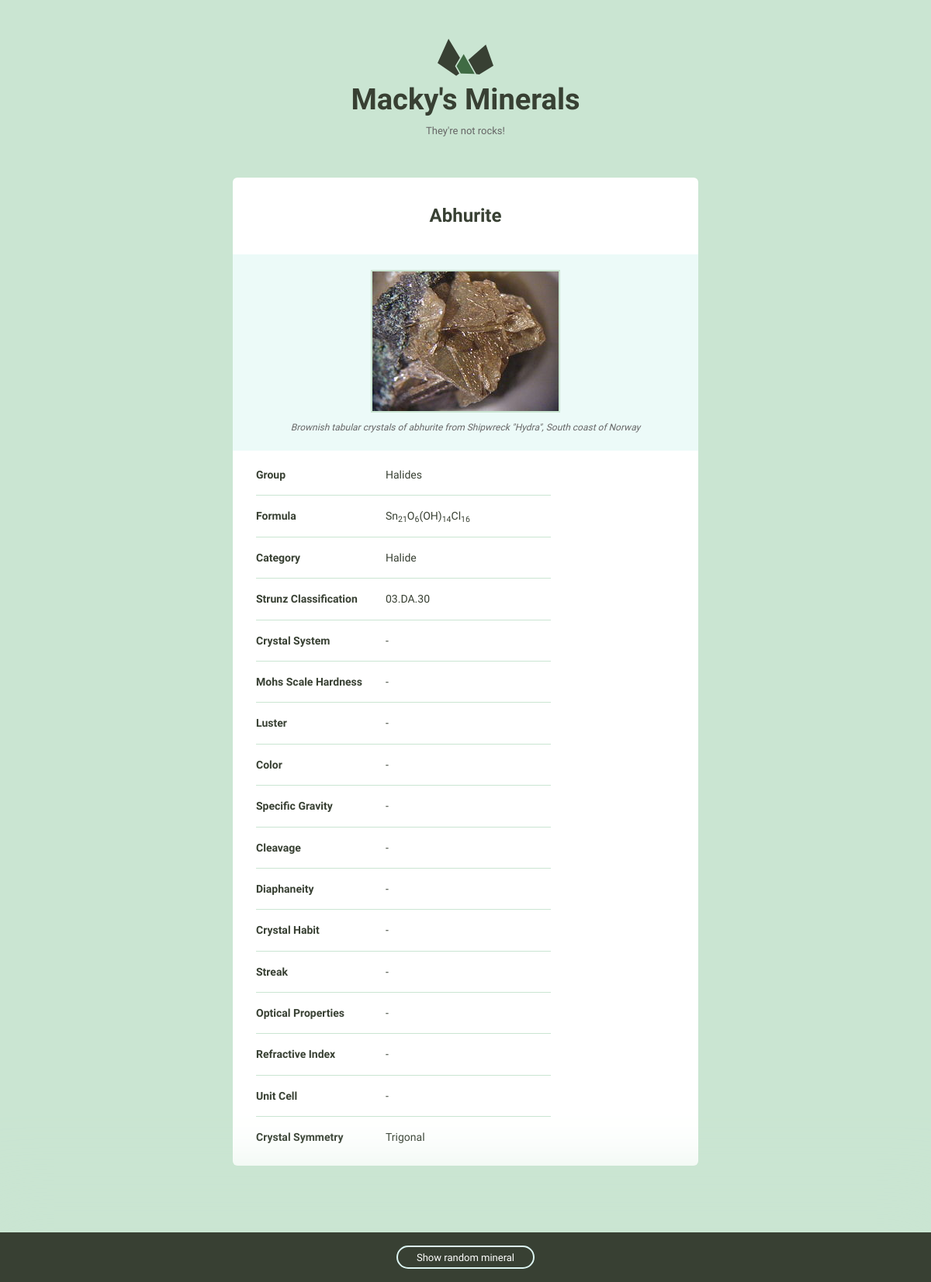
Page /minerals/3 on the committed database.
### minerals/models.py (models this page shows, shortened)
class Mineral(models.Model):
    name = models.CharField(max_length=255,)
    image_filename = models.CharField(max_length=255)
    image_caption = models.CharField(max_length=255)
    category = models.CharField(max_length=255)
    formula = models.CharField(max_length=255)
    strunz_classification = models.CharField(
        max_length=255)
    color = models.CharField(max_length=255)
    crystal_system = models.CharField(max_length=255)
    unit_cell = models.CharField(max_length=255)
    crystal_symmetry = models.CharField(max_length=255)
    cleavage = models.CharField(max_length=255)
    mohs_scale_hardness = models.CharField(
        max_length=255)
    luster = models.CharField(max_length=255)
    streak = models.CharField(max_length=255)
    diaphaneity = models.CharField(max_length=255)
    optical_properties = models.CharField(
        max_length=255)
    refractive_index = models.CharField(max_length=255)
    crystal_habit = models.CharField(max_length=255)
    specific_gravity = models.CharField(max_length=255)
    group = models.CharField(max_length=255)

### minerals/views.py (the view)
# urls.py: path('<int:pk>', views.mineral_detail, name='mineral_detail'),
def mineral_detail(request, pk):
    minerals = Mineral.objects.values().all()
    field_count = {}
    for mineral in minerals:
        for key, value in mineral.items():
            if value != '' and key != 'id':
                try:
                    field_count[key] = field_count[key] + 1
                except KeyError:
                    field_count[key] = 1
    mineral = Mineral.objects.values().get(pk=pk)
    field_count = OrderedDict(
        sorted(field_count.items(), key=lambda x: x[1], reverse=True))
    return render(request, 'mineral_detail.html',
                  {'mineral': mineral,
                   'detail': True,
                   'field_count': field_count})

### minerals/templatetags/mineral_extras.py (called while the page is built)
@register.filter
def replace_underscores_with_space(key):
    return ' '.join(key.split('_'))

@register.simple_tag
def generate_random_num():
    mineral_count = Mineral.objects.all().count()
    return randint(1, mineral_count)

@register.filter
def get_dict_value(obj, key):
    try:
        if obj[key] != '':
            return obj[key]
        else:
            return '-'
    except KeyError:
        return ''

### minerals/templates/mineral_detail.html
{% extends "layout.html" %}
{% load static from staticfiles %}
{% load mineral_extras %}
{% block content %}
  <h1 class="mineral__name">{{ mineral.name }}</h1>
  <div class="mineral__image-bg">
    {% with 'images/'|add:mineral.name|add:'.jpg' as mineral_image %}
      <img class="mineral__image" src="{% static mineral_image %}">
    {% endwith %}
    <p class="mineral__caption">{{ mineral.image_caption }}</p>
  </div>
  <div class="mineral__table-container">
    <table class="mineral__table">
      {% for key in field_count.keys %}
        {% if key != 'id' and key != 'image_caption' and key != 'image_filename' and key != 'name' %}
          <tr>
            <td class="mineral__category">{{ key|replace_underscores_with_space|title }}</td>
            <td {% if key is 'formula' %}class="mineral__formula"{% endif %}>
              {{ mineral|get_dict_value:key|safe }}
            </td>
          </tr>
        {% endif %}
      {% endfor %}
    </table>
  </div>
{% endblock %}

### minerals/static/css/global.css (style rules this page uses)
html { font-family: sans-serif; -ms-text-size-adjust: 100%; -webkit-text-size-adjust: 100%; }
body { margin: 0; }
h1 { font-size: 2em; margin: 0.67em 0; }
sub { font-size: 75%; line-height: 0; position: relative; vertical-align: baseline; bottom: -0.25em; }
img { border: 0; }
table { border-collapse: collapse; border-spacing: 0; }
td, th { padding: 0; }
html { font-size: 62.5%; }
body { background-color: #CAE5D2; font-size: 1.5em; line-height: 1.6; font-weight: 400; font-family: "Cousine"; color: #666; }
h1, h2, h3, h4, h5, h6 { margin-top: 0; margin-bottom: 2rem; font-weight: bold; font-family: "Work Sans", sans-serif; color: #384033; }
h1 { font-size: 3.8rem; }
@media (min-width: 550px) { h1 { font-size: 3.8rem; } }
p { margin-top: 0; font-size: 1.6rem; }
th, td { padding: 15px; text-align: left; border-bottom: 1px solid #e1e1e1; }
th:first-child, td:first-child { padding-left: 0; }
th:last-child, td:last-child { padding-right: 0; }
table, p, ul { margin-bottom: 2.5rem; }
.mineral__name { display: block; width: 100%; margin: 0; font-size: 24px; padding: 30px 0 30px 0; }
.mineral__image { display: block; margin: 0 auto; border: solid 2px #CAE5D2; }
.mineral__image-bg { background-color: #ecfaf8; padding: 20px 0; }
.mineral__caption { font-size: 12px; font-style: italic; padding: 10px 0 0 0; margin: 0; }
.mineral__table { font-size: 14px; color: #384033; }
.mineral__table td { border-color: #CAE5D2; }
.mineral__table tr:last-of-type td { border-bottom: none; padding-bottom: 0; }
.mineral__table-container { padding: 5px 30px 0; }
.mineral__category { font-weight: bold; width: 40%; }

### rows in the picture
Mineral: name "Abhurite", image_caption "Brownish tabular crystals of abhurite from Shipwreck \"Hydra\", South coast of Norway"

### other values in the picture
{{ key|replace_underscores_with_space|title }} "Group" "Formula" "Category" "Strunz Classification" "Crystal System" "Mohs Scale Hardness" "Luster" "Color" "Specific Gravity" "Cleavage" "Diaphaneity" "Crystal Habit" "Streak" "Optical Properties" "Refractive Index" "Unit Cell" "Crystal Symmetry"
{{ mineral|get_dict_value:key|safe }} "Halides" "Sn 21 O 6 (OH) 14 Cl 16" "Halide" "03.DA.30" "-" "-" "-" "-" "-" "-" "-" "-" "-" "-" "-" "-" "Trigonal"
